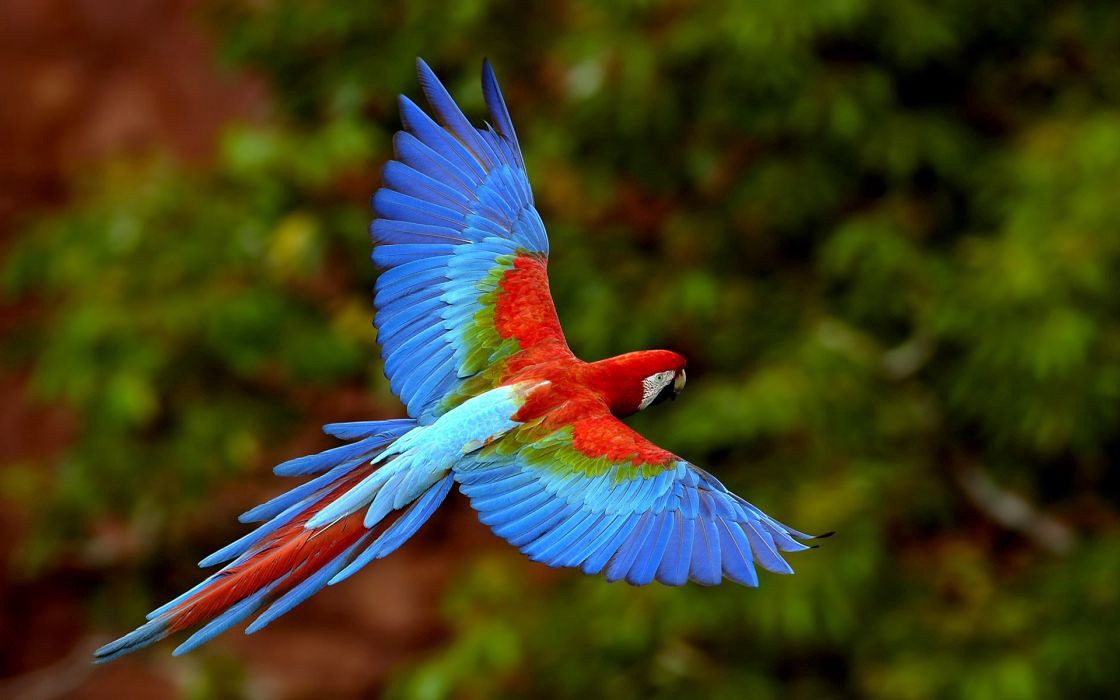
#> input picture ch_11_back_project/sample.jpeg, 1120 x 700 px, given in place of sample.png, which was not available
$ python masking_hsv.py
#> lines starting #> are read from the running program, lines starting #| are printed output that depends on the picture; after the words box and inside, x2 and y2 are one past the last pixel; in counts of white or black regions, pixels touching at a corner belong together; pictures that were not available may be replaced by others from this repository, and a replacement may not be noted
import cv2
import numpy as np
import os.path as osp
from matplotlib import pyplot as plt

file_path = osp.dirname(osp.abspath(__file__))
file_name = 'sample.png'
img_file = osp.join(file_path, file_name)
img = cv2.imread(img_file)
#> img is the input picture: shape (700, 1120, 3); mean B, G, R 28.9, 61, 63.5

# hsv
hsv = cv2.cvtColor(img, cv2.COLOR_BGR2HSV)
#> hsv: shape (700, 1120, 3); mean H, S, V 37.4, 228.5, 83.5

rl, rr = np.array([0, 50,50]), np.array([15, 255,255])
gl, gr = np.array([45, 50,50]), np.array([75, 255,255])
bl, br = np.array([90, 50, 50]), np.array([120, 255,255])
yl, yr = np.array([20, 50,50]), np.array([35, 255,255])

rmask = cv2.inRange(hsv, rl, rr)
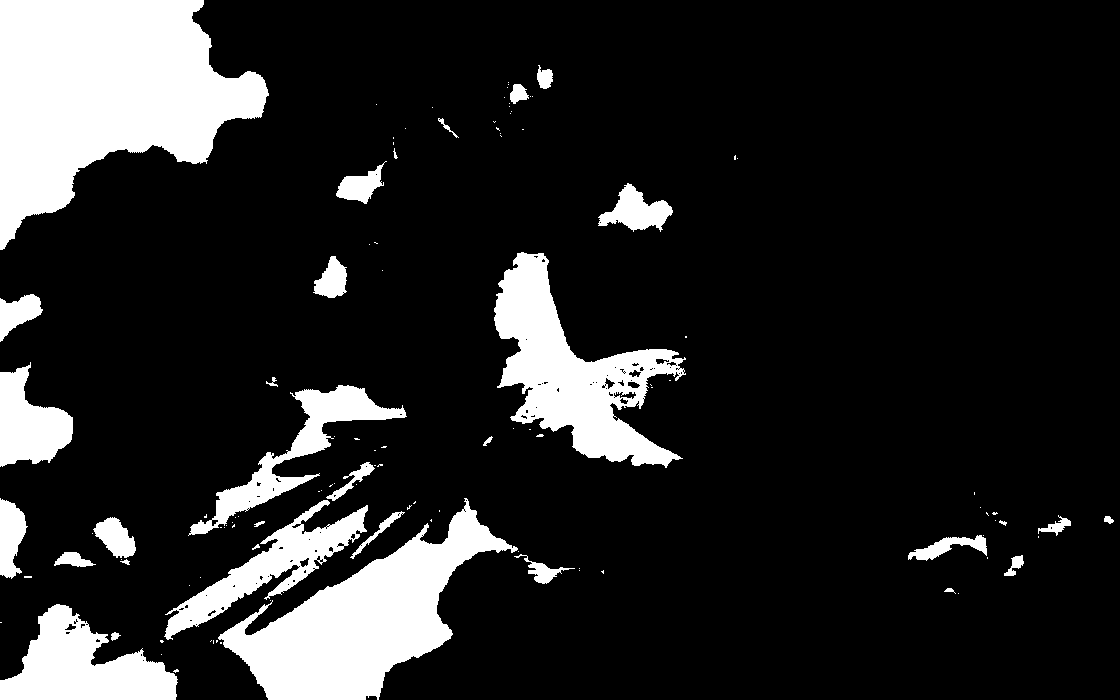
#> rmask: shape (700, 1120); 15.3% white; 115 white regions (82 under 20 px), largest, box (x1, y1, x2, y2) and area: (0, 0, 269, 250) 39813, (218, 498, 518, 700) 23651, (494, 252, 686, 468) 17221
gmask = cv2.inRange(hsv, gl, gr)
#> gmask: shape (700, 1120); 0.37% white; 132 white regions (125 under 20 px), largest, box (x1, y1, x2, y2) and area: (479, 432, 664, 483) 1058, (442, 254, 515, 412) 1039, (487, 346, 509, 364) 153
bmask = cv2.inRange(hsv, bl, br)
#> bmask: shape (700, 1120); 11.2% white; 12 white regions (9 under 20 px), largest, box (x1, y1, x2, y2) and area: (199, 59, 811, 634) 84508, (96, 575, 223, 663) 1683, (173, 576, 285, 656) 1577
ymask = cv2.inRange(hsv, yl, yr)
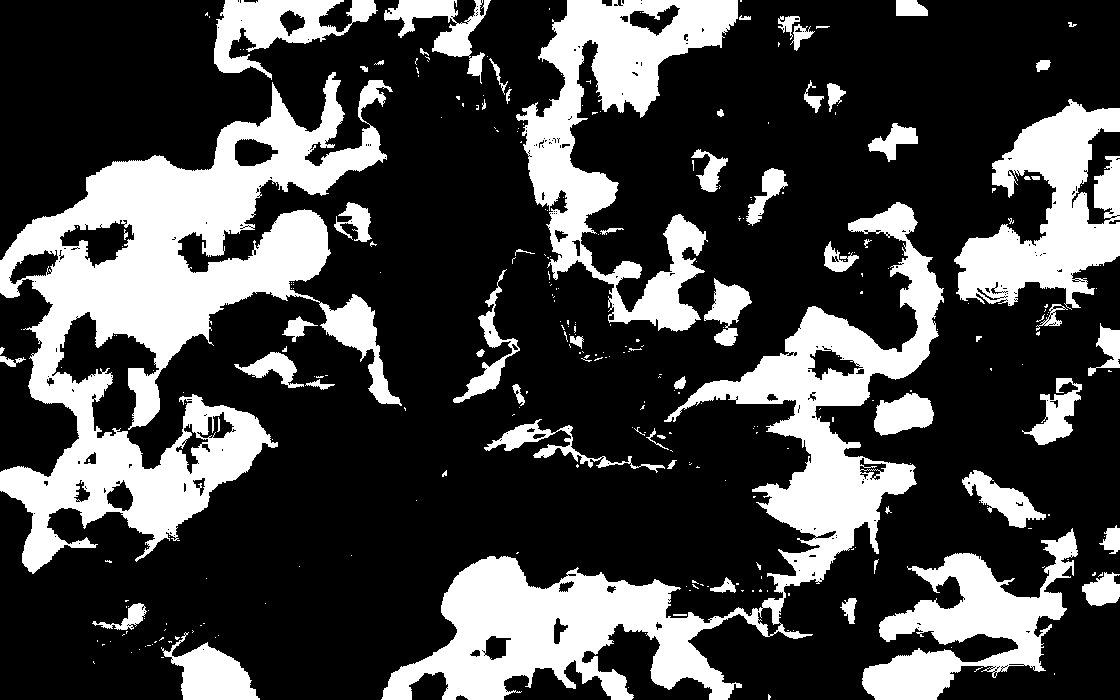
#> ymask: shape (700, 1120); 27.7% white; 304 white regions (238 under 20 px), largest, box (x1, y1, x2, y2) and area: (0, 72, 402, 574) 71270, (381, 202, 944, 700) 53612, (516, 0, 738, 332) 25676


# [12 lines of commented-out code are left out]

res_r = cv2.bitwise_and(img, img, None, rmask)
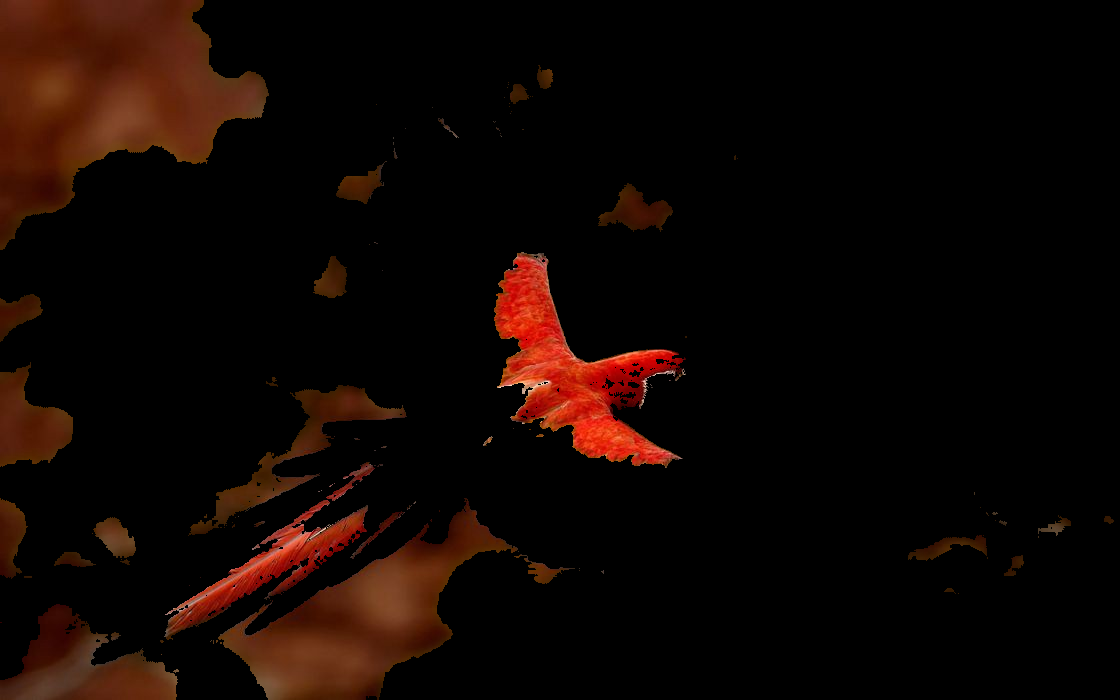
#> res_r: shape (700, 1120, 3); mean B, G, R 2.2, 5.9, 16.3
res_g = cv2.bitwise_and(img, img, None, gmask)
res_b = cv2.bitwise_and(img, img, None, bmask)
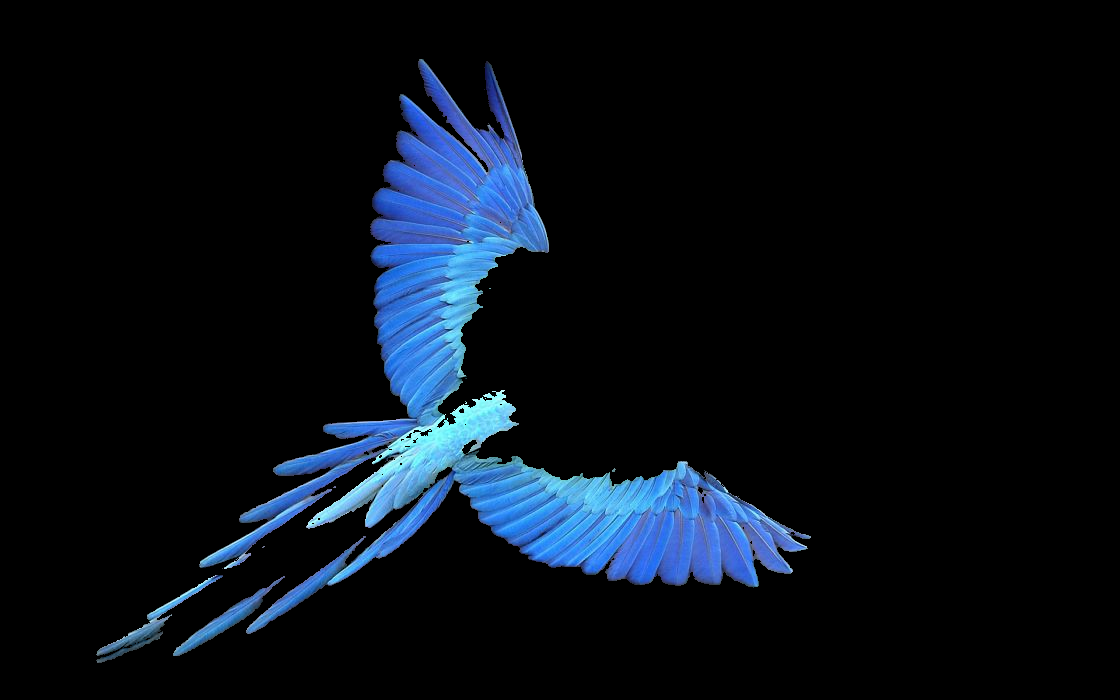
#> res_b: shape (700, 1120, 3); mean B, G, R 23.1, 14.7, 8
res_y = cv2.bitwise_and(img, img, None, ymask)
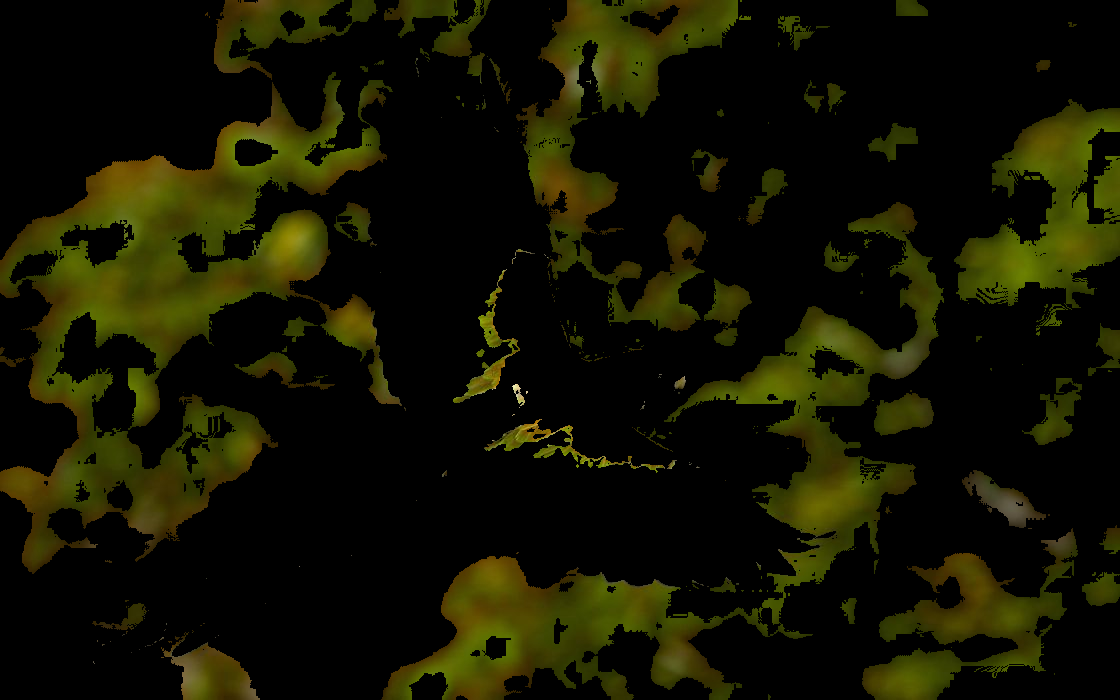
#> res_y: shape (700, 1120, 3); mean B, G, R 1, 19.5, 19.4

imgs = {'original': img, 'red': res_r, 'green': res_g,
        'blue': res_b, 'yellow': res_y}

for i, (k, v) in enumerate(imgs.items()):
    plt.subplot(3, 2, i+1)
    plt.imshow(v[:, :, ::-1])
    plt.title(k)
    plt.xticks([])
    plt.yticks([])
#> this loop made 5 passes
#> k on passes 1 to 5: 'original', 'red', 'green', 'blue', 'yellow'
plt.show()
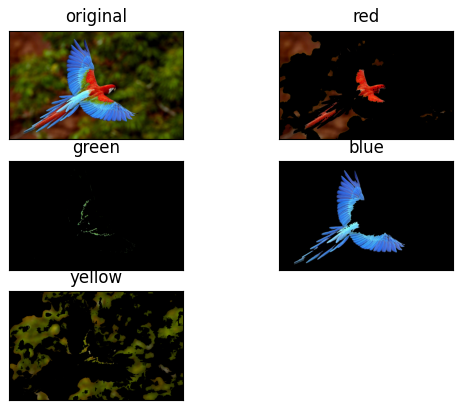
#> figure drawn by matplotlib, 5 panels
